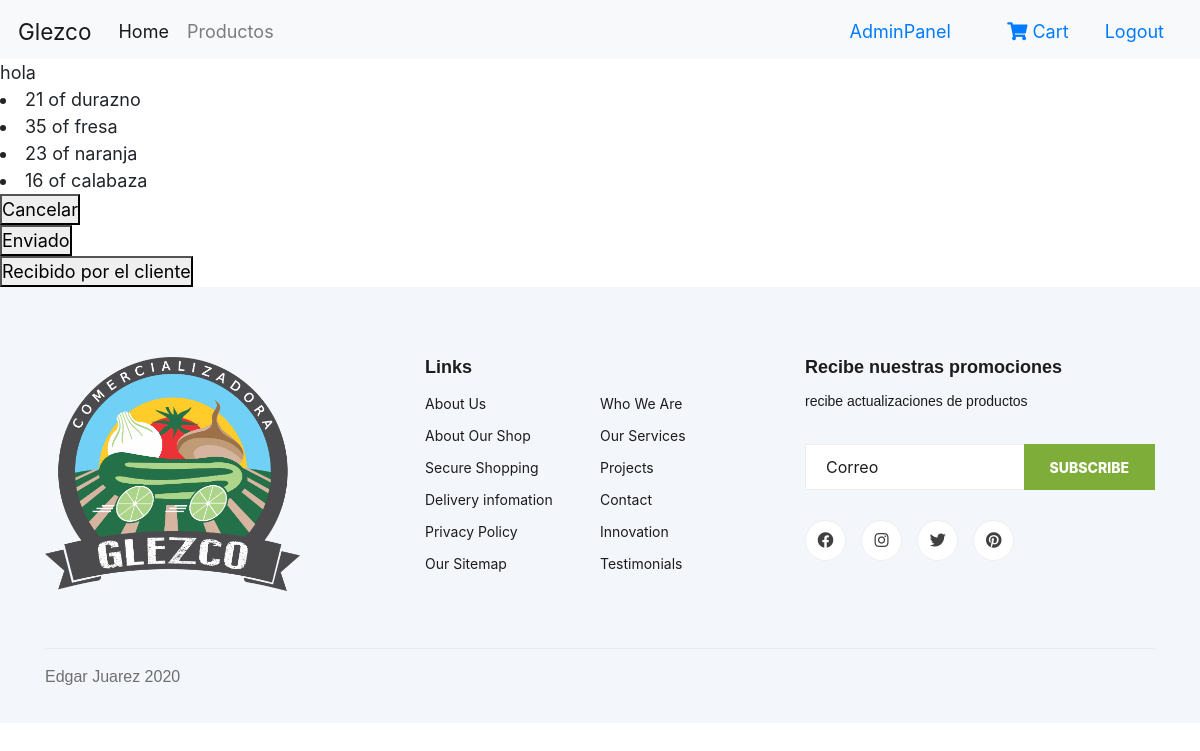
/Panel/ordenes/11 (signed in), run on the app's committed database.
### core/models.py (models this page shows, shortened)
class Order(models.Model):
    user = models.ForeignKey(settings.AUTH_USER_MODEL, on_delete=models.CASCADE)
    items = models.ManyToManyField(OrderItem)
    start_date = models.DateTimeField(auto_now_add=True)
    ordered_date = models.DateTimeField(null=True, blank=True)
    ordered = models.BooleanField(default=False)
    shipping_address = models.ManyToManyField(DireccionEntrega)
    being_delivered = models.BooleanField(default=False)
    received = models.BooleanField(default=False)
    cancelled = models.BooleanField(default=False)
    ordered_date_pedido = models.DateTimeField(null=True, blank=True)

class OrderItem(models.Model):
    user = models.ForeignKey(settings.AUTH_USER_MODEL, on_delete=models.CASCADE)
    ordered = models.BooleanField(default=False)
    item = models.ForeignKey(productos, on_delete=models.CASCADE)
    quantity = models.IntegerField(default=1)
    def __str__(self):
        return f"{self.quantity} of {self.item.titulo}"

class productos(models.Model):
    titulo = models.CharField(max_length=100)
    descripcion = models.TextField(blank=True)
    price = models.FloatField(default=1) #quitar
    image = models.ImageField(upload_to='media/core/images/')
    slug = models.SlugField(null=False, unique=True)
    disponible = models.BooleanField(default=True)

### core/views.py (the view)
# urls.py: path('Panel/ordenes/<int:la_pk>', views.observarla_orden, name='DetalleOrden'),
@login_required
def observarla_orden(request, la_pk):
    todo = get_object_or_404(Order, pk=la_pk)
    if request.method == 'GET':
        return render(request, 'core/OrdenDetalle.html', {'detalle':todo})

### core/templates/core/OrdenDetalle.html (shortened to what this page needs)
{% extends "core/base.html" %}
{% block content %}
{{detalle.user}}
{% for taco in detalle.items.all%}
    <li>
        {{taco}}
    </li>
{%endfor%}
<form action="{% url "DetalleOrdenCan" detalle.id %}" method="POST">
    <button type="submit">Cancelar</button>
</form>
<form action="{% url "DetalleOrdenEnv" detalle.id %}" method="POST">
    <button type="submit">Enviado</button>
</form>
<form action="{% url "DetalleOrdenRec" detalle.id %}" method="POST">
    <button type="submit">Recibido por el cliente</button>
</form>
{% endblock content %}

### core/static/core/style-glezco.css (style rules this page uses)
* { margin: 0; padding: 0; box-sizing: border-box; }
html { font-family: Fine-Eroded; font-size: 18px; }

### core/static/core/css/style.css (style rules this page uses)
html, body { height: 100%; font-family: "Cairo", sans-serif; -webkit-font-smoothing: antialiased; font-smoothing: antialiased; }

### data on the page
Order: user "hola"
OrderItem: quantity+item "21 of durazno"
OrderItem: quantity+item "35 of fresa"
OrderItem: quantity+item "23 of naranja"
OrderItem: quantity+item "16 of calabaza"
